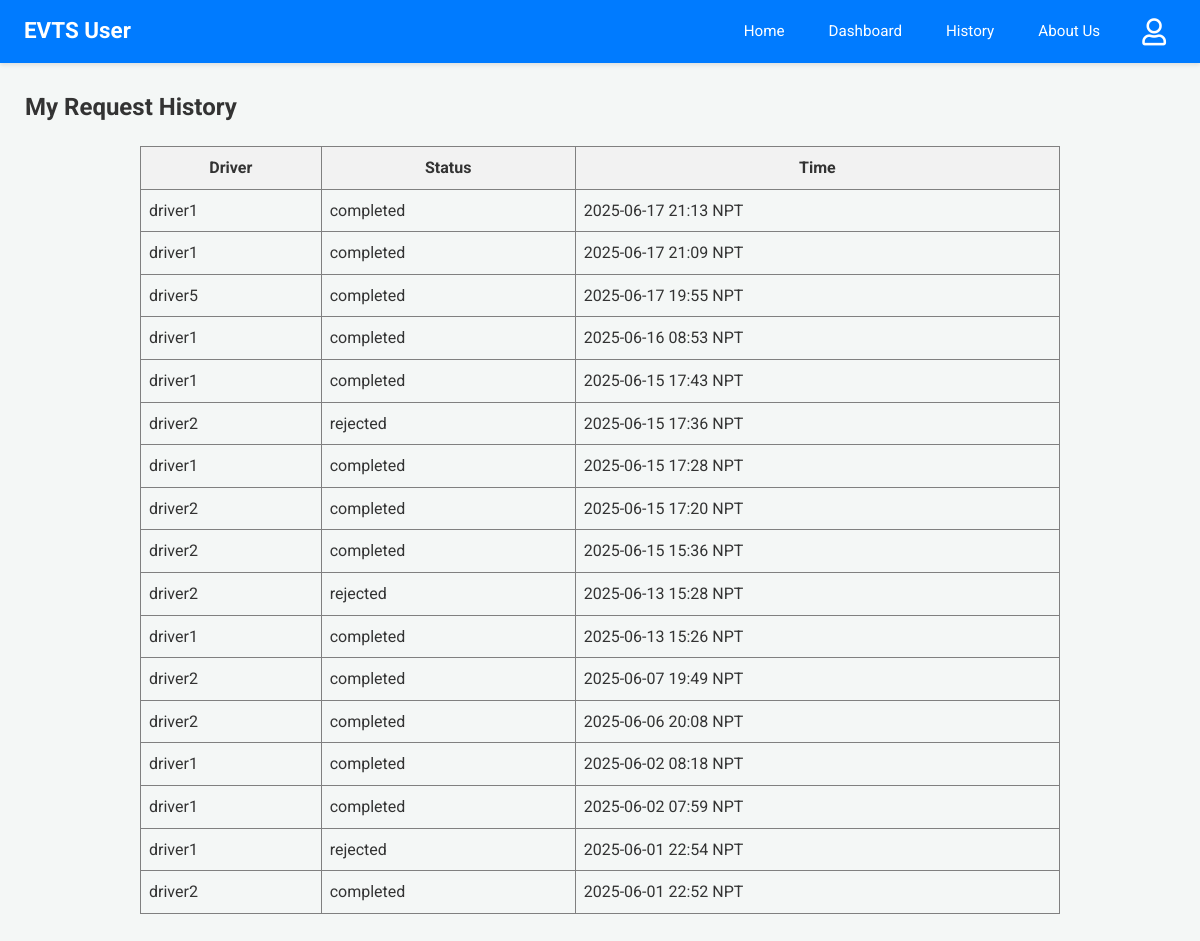
Before: /user-history (signed in) with the older database file.
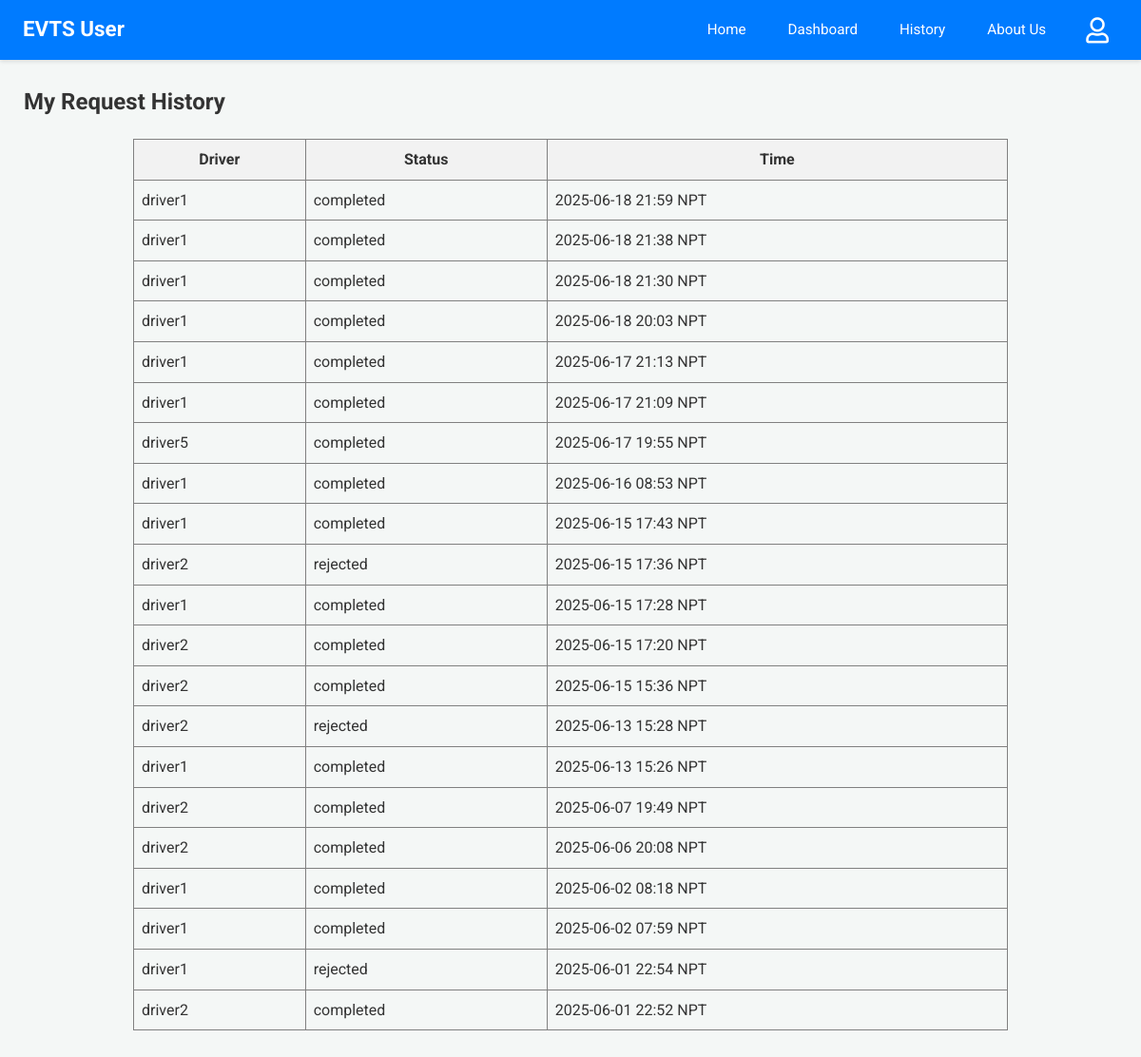
After: the same page with the newer database file.
### app.py (models this page shows)
class Driver(db.Model):
    email = db.Column(db.String(120), primary_key=True)
    name = db.Column(db.String(100))
    phone = db.Column(db.String(15))
    password = db.Column(db.String(100))
    vehicle = db.Column(db.String(50))
    node = db.Column(db.String(10), nullable=False)

class RideRequest(db.Model):
    __tablename__ = 'ride_request'
    id = db.Column(db.Integer, primary_key=True)
    user_email = db.Column(db.String(100), nullable=False)
    driver_email = db.Column(db.String(100), nullable=False)
    user_latitude_at_request = db.Column(db.Float, nullable=True)
    user_longitude_at_request = db.Column(db.Float, nullable=True)
    timestamp = db.Column(db.DateTime, default=lambda: datetime.now(timezone.utc))
    status = db.Column(db.String(20), default='Pending')

### app.py (the view)
@app.route('/user-history')
@login_required_user
def user_history():
    reqs_db = RideRequest.query.filter_by(user_email=session['user']).order_by(RideRequest.timestamp.desc()).all()
    s_reqs = [{'driver_name': (Driver.query.get(r.driver_email).name or r.driver_email if Driver.query.get(r.driver_email) else "N/A"),
               'status': r.status, 'timestamp': format_datetime_npt(r.timestamp)} for r in reqs_db]
    response = make_response(render_template('user_history.html', requests=s_reqs))
    return add_no_cache_to_response(response)

### app.py (called while the page is built)
def format_datetime_npt(dt_utc):
    if dt_utc is None: return "N/A"
    if dt_utc.tzinfo is None or dt_utc.tzinfo.utcoffset(dt_utc) is None:
        dt_utc = dt_utc.replace(tzinfo=timezone.utc)
    else:
        dt_utc = dt_utc.astimezone(timezone.utc)
    dt_npt = dt_utc.astimezone(NPT)
    return dt_npt.strftime('%Y-%m-%d %H:%M NPT')

def login_required_user(f):
    @wraps(f)
    def decorated_function(*args, **kwargs):
        if 'user' not in session:
            return redirect(url_for('login', next=request.url))
        return f(*args, **kwargs)
    return decorated_function

def add_no_cache_to_response(response):
    response.headers["Cache-Control"] = "no-cache, no-store, must-revalidate, public, max-age=0"
    response.headers["Pragma"] = "no-cache"
    response.headers["Expires"] = "0"
    return response

### templates/user_history.html
{% extends 'user_base.html' %}
{% block content %}
<h2>My Request History</h2>
{% if requests %}
<table border="1" cellpadding="8" cellspacing="0" style="border-collapse: collapse; width: 80%; margin: 20px auto;">
  <thead>
    <tr style="background-color: #f2f2f2;">
      <th>Driver</th>
      <th>Status</th>
      <th>Time</th>
    </tr>
  </thead>
  <tbody>
  {% for req in requests %}
  <tr>
    <td>{{ req.driver_name }}</td>
    <td>{{ req.status }}</td>
    <td>{{ req.timestamp }}</td>
  </tr>
  {% endfor %}
  </tbody>
</table>
{% else %}
<p>You have no ride request history.</p>
{% endif %}
{% endblock %}

### templates/user_base.html (shortened to what this page needs)
<!DOCTYPE html>
<html>
<head>
    <link rel="stylesheet" href="{{ url_for('static', filename='css/dashboard_styles.css') }}">
    <link rel="stylesheet" href="https://cdnjs.cloudflare.com/ajax/libs/font-awesome/5.15.4/css/all.min.css" />
</head>
<body>
    <nav class="navbar user-navbar">
        <a href="{{ url_for('user_home') }}" class="nav-brand">EVTS User</a>
        <div class="nav-links">
            <a href="{{ url_for('user_home') }}">Home</a>
            <a href="{{ url_for('user_dashboard') }}">Dashboard</a>
            <a href="{{ url_for('user_history') }}">History</a>
            <a href="{{ url_for('user_about') }}">About Us</a>
        </div>
        <div class="navbar-profile">
            <span class="profile-image-clickable" onclick="toggleProfileDropdown('userProfileDropdown')">
                <i class="far fa-user"></i>
            </span>
        </div>
    </nav>
    <div class="dashboard-content">
        {% block content %}{% endblock %}
    </div>
</body>
</html>

### static/css/dashboard_styles.css (style rules this page uses)
body { font-family: 'Roboto', 'Segoe UI', Tahoma, Geneva, Verdana, sans-serif; margin: 0; background-color: #f4f7f6; color: #333; line-height: 1.6; }
nav.navbar { padding: 0.7rem 1.5rem; color: white; box-shadow: 0 2px 4px rgba(0, 0, 0, 0.1); display: flex; align-items: center; position: relative; z-index: 1001; }
nav.navbar .nav-brand { font-size: 1.4em; font-weight: bold; color: white; text-decoration: none; }
nav.navbar .nav-links { display: flex; align-items: center; margin-left: auto; }
nav.navbar .nav-links a { color: white; margin-left: 20px; text-decoration: none; padding: 8px 12px; border-radius: 4px; transition: background-color 0.2s ease-in-out; font-size: 0.95em; }
nav.user-navbar { background-color: #007bff; }
.dashboard-content { padding: 25px; max-width: 1200px; margin: 0 auto; }
.dashboard-content h2, .dashboard-content h3, .dashboard-content h4 { color: #333; margin-top: 0; }
.navbar-profile { position: relative; display: flex; align-items: center; margin-left: 20px; }
.profile-image-clickable { cursor: pointer; padding: 6px 10px; border-radius: 50%; transition: background-color 0.2s ease; display: inline-flex; align-items: center; justify-content: center; }
nav.navbar .navbar-profile .profile-image-clickable i.fas, nav.navbar .navbar-profile .profile-image-clickable i.far { font-size: 1.7em !important; line-height: 1 !important; color: #FFFFFF !important; background: none !important; -webkit-font-smoothing: antialiased; -moz-osx-font-smoothing: grayscale; text-shadow: none !important; }
nav.navbar .navbar-profile .profile-image-clickable i.fas::before, nav.navbar .navbar-profile .profile-image-clickable i.far::before { color: #FFFFFF !important; background: none !important; }

Changed rows visible on the page:
added RideRequest: status "completed"
added RideRequest: status "completed"
added RideRequest: status "completed"
added RideRequest: status "completed"
Other visible differences:
new list line: "driver1"
new list line: "2025-06-18 21:59 NPT"
new list line: "2025-06-18 21:38 NPT"
new list line: "2025-06-18 21:30 NPT"
new list line: "2025-06-18 20:03 NPT"
